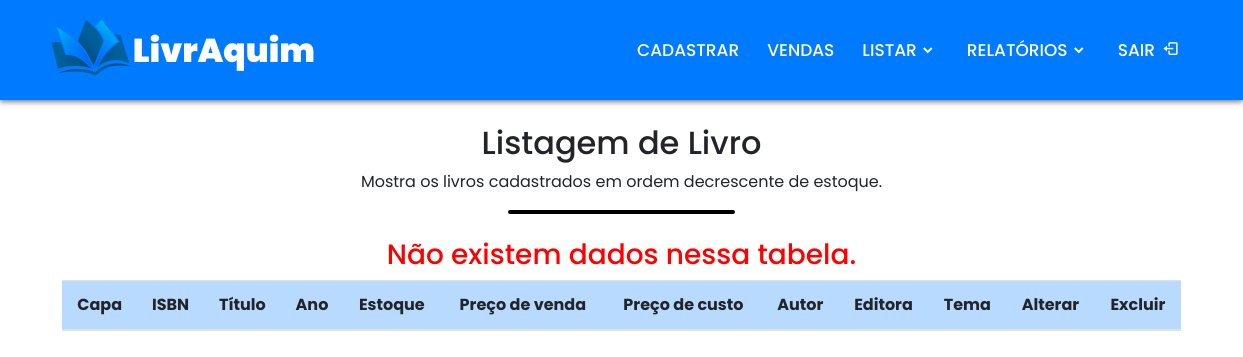
Page /view/listar_livro.php (signed in) on the earlier database version.
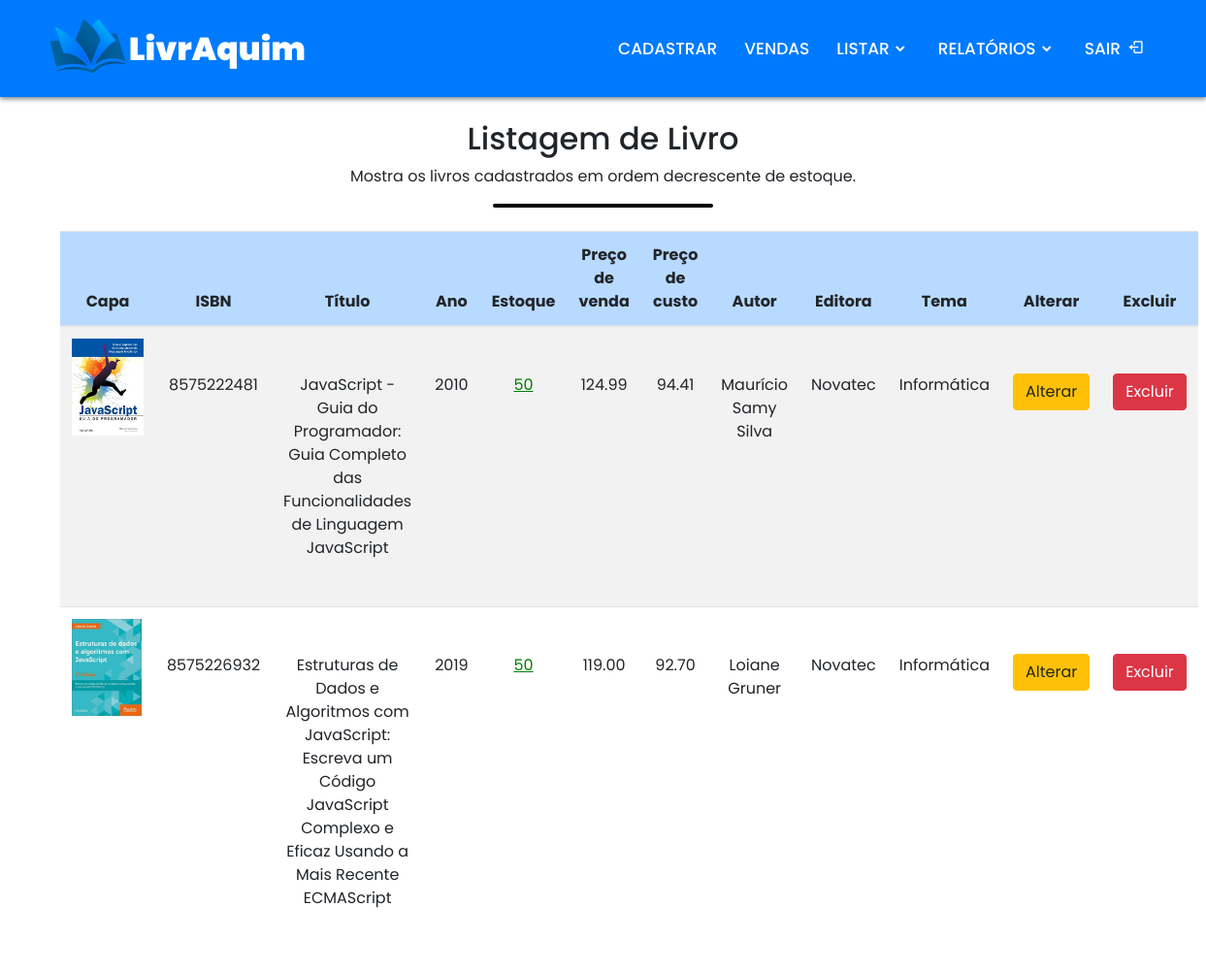
Same page on the later database version.
### tables this page shows
CREATE TABLE livro(
id_livro INTEGER NOT NULL PRIMARY KEY AUTO_INCREMENT,
isbn VARCHAR(255),
titulo VARCHAR(255),
ano INTEGER,
quantidade INTEGER,
precovenda DECIMAL(10,2),
precocompra DECIMAL(10,2),
foto VARCHAR(255),
id_editora INTEGER,
id_tema INTEGER,
id_autor INTEGER,
FOREIGN KEY(id_editora) REFERENCES editora(id_editora),
FOREIGN KEY(id_tema) REFERENCES tema(id_tema),
FOREIGN KEY(id_autor) REFERENCES autor(id_autor));

CREATE TABLE autor(
id_autor INTEGER NOT NULL PRIMARY KEY AUTO_INCREMENT,
nome VARCHAR(255));

CREATE TABLE editora(
id_editora INTEGER NOT NULL PRIMARY KEY AUTO_INCREMENT,
nome VARCHAR(255),
cnpj VARCHAR(255),
telefone VARCHAR(255));

CREATE TABLE tema(
id_tema INTEGER NOT NULL PRIMARY KEY AUTO_INCREMENT,
tema VARCHAR(255));

### banco/Banco.php (called while the page is built, shortened)
<?php
class Banco extends PDO{
    public $conex;
    public function __construct(){
			$this->conex = new PDO('mysql:host=localhost;dbname=livraria',"root","",array(PDO::MYSQL_ATTR_INIT_COMMAND => "SET NAMES utf8"));
    }
    public function consultar($sql){
		$resultado=$this->conex->query($sql);
		$num_linhas=$resultado->rowCount();
		if($num_linhas==1){
			return $resultado->fetch(PDO::FETCH_ASSOC);
		}
		elseif($num_linhas>1){
			return $resultado;
		}
		else{
			return false;
		}
	}
}
?>

### controle/livro.php (called while the page is built, shortened)
<?php
    require_once  ("classes/Livro.php");
    function listar(){
        $livro = new Livro();
        $livro->listarLivro();
    }
?>

### controle/classes/Livro.php (the view, shortened to what this page needs)
<?php
require_once('../banco/Banco.php');
class Livro{
    public $banco;
    function __construct(){
        $this->banco = new Banco();
    }
    public function listarLivro(){
        $sql = "SELECT livro.*, editora.nome AS editora,tema.tema,autor.nome FROM livro,editora,tema,autor WHERE
                livro.id_editora = editora.id_editora AND
                livro.id_autor = autor.id_autor AND
                livro.id_tema = tema.id_tema
                ORDER BY quantidade DESC;";
        $resultado = $this->banco->consultar($sql);
        if ($resultado!=false){
            while($linha = $resultado->fetch(PDO::FETCH_ASSOC)){
                if ($linha['quantidade']==0) {
                    echo "  <tr >
                                <th scope='row'><img src='$linha[foto]' width'50' height='100'></th>
                                <td class='px-50 py-5 text-center'>$linha[isbn]</td>
                                <td class='px-50 py-5 text-center'>$linha[titulo]</td>
                                <td class='px-50 py-5 text-center'>$linha[ano]</td>
                                <td class='px-50 py-5 text-center' style='color:red; text-decoration:underline;'>$linha[quantidade]</td>
                                <td class='px-50 py-5 text-center'>$linha[precovenda]</td>
                                <td class='px-50 py-5 text-center'>$linha[precocompra]</td>
                                <td class='px-50 py-5 text-center'>$linha[nome]</td>
                                <td class='px-50 py-5 text-center'>$linha[editora]</td>
                                <td class='px-50 py-5 text-center'>$linha[tema]</td>
                                <td class='px-50 py-5 text-center'><a href='../controle/livro.php?id_livro=$linha[id_livro]&op=a'><button type='button' class='btn btn-warning'>Alterar</button></a></td>
                                <td class='px-50 py-5 text-center'><a href='../controle/livro.php?id_livro=$linha[id_livro]&op=d'><button type='button' class='btn btn-danger'>Excluir</button></a></td>
                            </tr>";
                } else {
                    echo "  <tr>
                                <th scope='row'><img src='$linha[foto]' width'50' height='100'></th>
                                <td class='px-50 py-5 text-center'>$linha[isbn]</td>
                                <td class='px-50 py-5 text-center'>$linha[titulo]</td>
                                <td class='px-50 py-5 text-center'>$linha[ano]</td>
                                <td class='px-50 py-5 text-center' style='color:green; text-decoration:underline;'>$linha[quantidade]</td>
                                <td class='px-50 py-5 text-center'>$linha[precovenda]</td>
                                <td class='px-50 py-5 text-center'>$linha[precocompra]</td>
                                <td class='px-50 py-5 text-center'>$linha[nome]</td>
                                <td class='px-50 py-5 text-center'>$linha[editora]</td>
                                <td class='px-50 py-5 text-center'>$linha[tema]</td>
                                <td class='px-50 py-5 text-center'><a href='../controle/livro.php?id_livro=$linha[id_livro]&op=a'><button type='button' class='btn btn-warning'>Alterar</button></a></td>
                                <td class='px-50 py-5 text-center'><a href='../controle/livro.php?id_livro=$linha[id_livro]&op=d'><button type='button' class='btn btn-danger'>Excluir</button></a></td>
                            </tr>";
                }
            }
        }else {
            echo "<h3 style='color: red; text-align: center;'>Não existem dados nessa tabela.</h3>";
        }
    }
}
?>

### view/cabecalho.php (shortened to what this page needs)
<!DOCTYPE html>
<html lang="pt" dir="ltr">
  <head>
    <link rel="stylesheet" href="../css/cabecalho.css">
    <link href='https://unpkg.com/boxicons@2.0.7/css/boxicons.min.css' rel='stylesheet'>
  </head>
  <body>
    <nav>
      <div class="navbar">
        <div class="logo"><a href="bem_vindo.php"><img src="../img/logo-cabecalho.png" alt="livraquim logo"></a></div>
        <div class="nav-links">
          <ul class="links">
            <li><a href="form_livro.php">CADASTRAR</a></li>
            <li><a href="form_venda.php">VENDAS</a></li>
            <li>
              <a href="#">LISTAR</a>
              <i class='bx bxs-chevron-down lis-arrow arrow '></i>
            </li>
            <li>
              <a href="#">RELATÓRIOS</a>
              <i class='bx bxs-chevron-down rel-arrow arrow'></i>
            </li>
            <li>
              <a href="../controle/login.php?sair=true">SAIR<i class='bx bx-log-out'></i></a>
            </li>
          </ul>
        </div>
      </div>
    </nav>
  </body>
</html>

### view/listar_livro.php (shortened to what this page needs)
<?php
  require("cabecalho.php");
?>
<!DOCTYPE html>
<html lang="pt">
  <head>
    <link rel="stylesheet" href="https://stackpath.bootstrapcdn.com/bootstrap/4.1.3/css/bootstrap.min.css">
    <link rel="stylesheet" href="../css/global.css">
  </head>
  <body>
    <div id="listarCentroLivro">
      <div class="text-center my-4">
        <h2>Listagem de Livro</h2>
        <p>Mostra os livros cadastrados em ordem decrescente de estoque.</p>
        <hr class="linha">
      </div>
      <table class="table table-striped">
        <thead class="table-primary text-center">
          <tr>
            <th scope="col">Capa</th>
            <th scope="col">ISBN</th>
            <th scope="col">Título</th>
            <th scope="col">Ano</th>
            <th scope="col">Estoque</th>
            <th scope="col">Preço de venda</th>
            <th scope="col">Preço de custo</th>
            <th scope="col">Autor</th>
            <th scope="col">Editora</th>
            <th scope="col">Tema</th>
            <th scope="col">Alterar</th>
            <th scope="col">Excluir</th>
          </tr>
        </thead>
        <tbody>
          <?php
            require("../controle/livro.php");
              listar();
            ?>
        </tbody>
      </table>
    </div>
  </body>
</html>

### css/cabecalho.css (style rules this page uses)
* { margin: 0; padding: 0; box-sizing: border-box; font-family: 'Poppins', sans-serif; }
nav { top: 0; left: 0; width: 100%; height: 100px; background: #007BFF; box-shadow: 0 2px 5px rgba(0, 0, 0, 0.5); z-index: 99; }
nav .navbar { height: 100%; max-width: 1250px; width: 100%; display: flex; align-items: center; justify-content: space-between; margin: auto; padding: 0 50px; }
.navbar .logo a { font-size: 30px; color: #fff; text-decoration: none; font-weight: 600; }
nav .navbar .nav-links { line-height: 100px; height: 100%; }
nav .navbar .links { display: flex; }
nav .navbar .links li { position: relative; display: flex; align-items: center; justify-content: space-between; list-style: none; padding: 0 14px; }
nav .navbar .links li a { height: 100%; text-decoration: none; white-space: nowrap; color: #fff; font-size: 17px; font-weight: 500; }
nav .navbar .links li .arrow { height: 100%; width: 22px; line-height: 100px; text-align: center; display: inline-block; color: #fff; transition: all 0.3s ease; }
.bx-log-out { padding-left: 7px; }

### css/global.css (style rules this page uses)
#listarCentroLivro { width: 90%; margin: 0 auto; }
.linha { width: 20%; margin: 0 auto; border: 2px solid black; border-radius: 10px; }

Differences in the rows shown:
added livro: foto (picture), isbn "8575222481", titulo "JavaScript - Guia do Programador: Guia Completo das Funcionalidades de Linguagem JavaScript", ano "2010", quantidade "50", precovenda "124.99", precocompra "94.41", id_autor.nome "Maurício Samy Silva", id_editora.nome "Novatec", id_tema.tema "Informática"
added livro: foto (picture), isbn "8575226932", titulo "Estruturas de Dados e Algoritmos com JavaScript: Escreva um Código JavaScript Complexo e Eficaz Usando a Mais Recente ECMAScript", ano "2019", quantidade "50", precovenda "119.00", precocompra "92.70", id_autor.nome "Loiane Gruner", id_editora.nome "Novatec", id_tema.tema "Informática"
Other differences:
text no longer shown: "Não existem dados nessa tabela."
